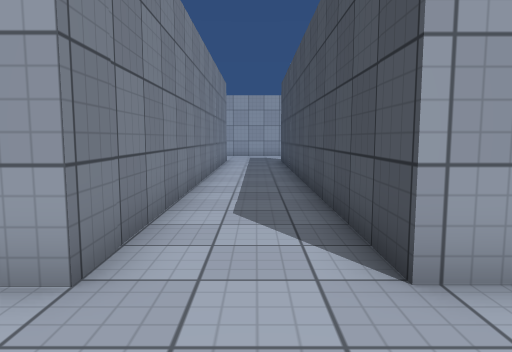
[1] (above)

15 first-person views from a walk through a Unity game level. The camera is 1.2 m above the floor, tilts 6° down and sees 70° across. The floor is counted in squares, 1 m on a side. Each view is taken from the middle of a square. On the plan, view 1 faces up. The plan holds only what a view shows up to about 15 squares ahead; the rest is blank. The place goes on beyond the plan. The player is left out. Surface patterns are stand-ins for the level's own textures.

[2]
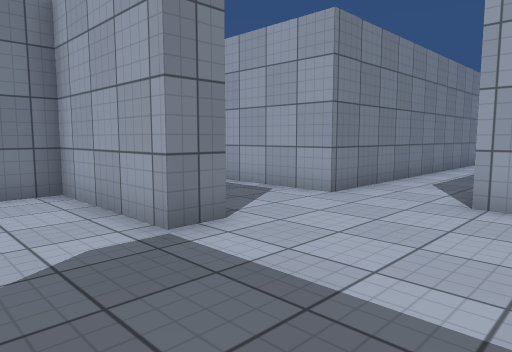

[3]
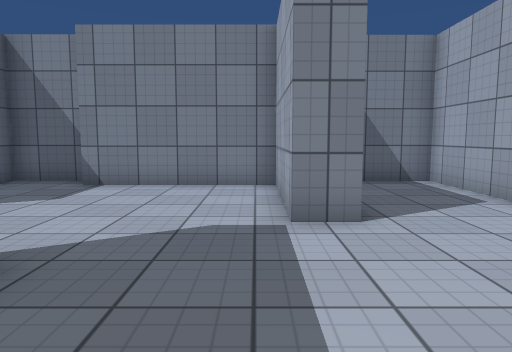

[4]
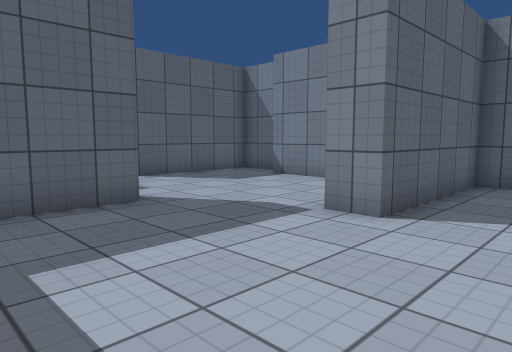

[5]
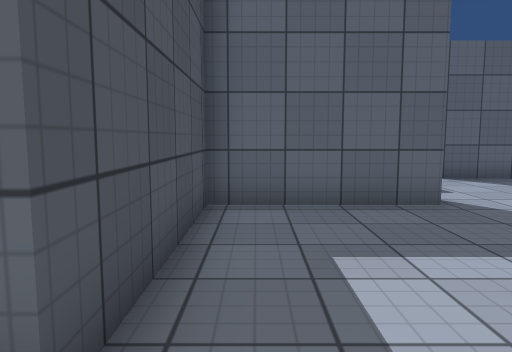

[6]
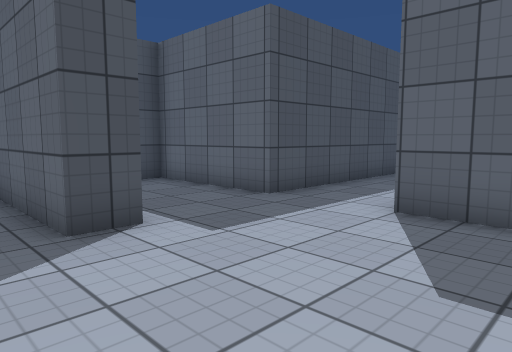

[7]
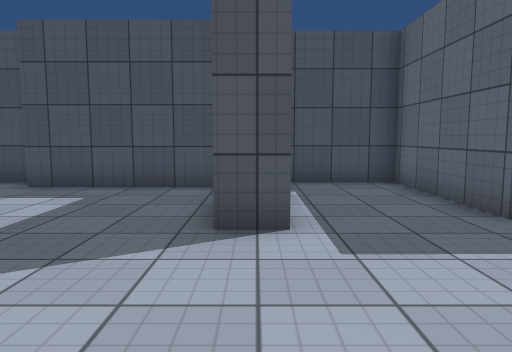

[8]
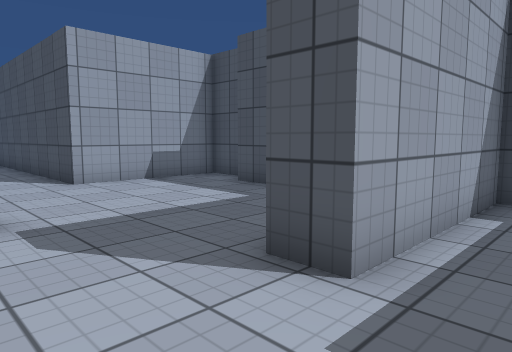

[9]
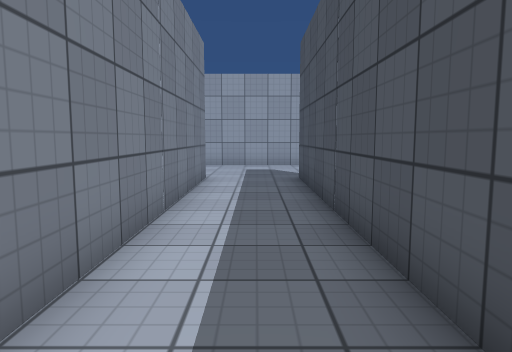

[10]
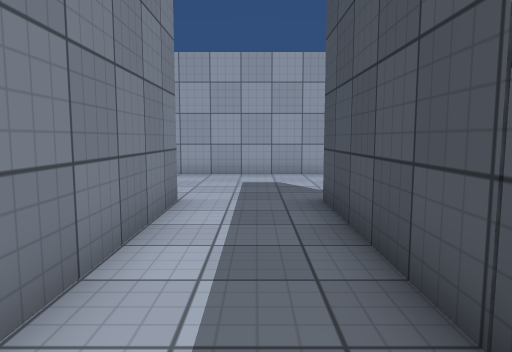

[11]
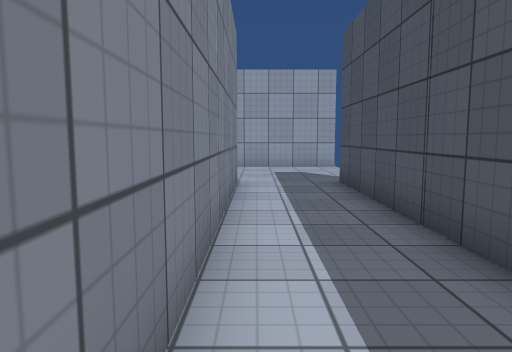

[12]
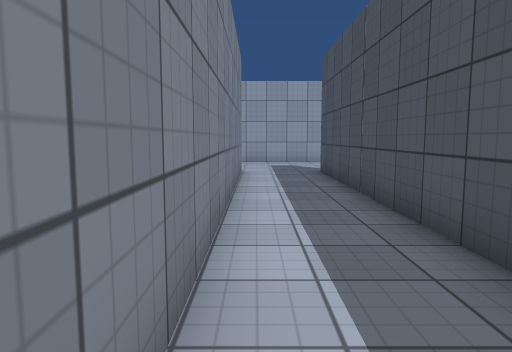

[13]
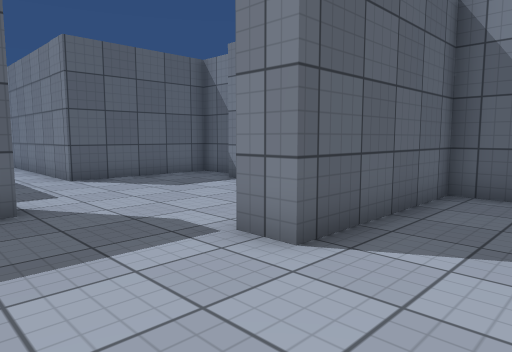

[14]
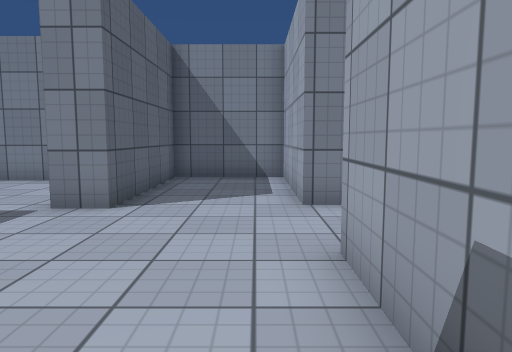

[15]
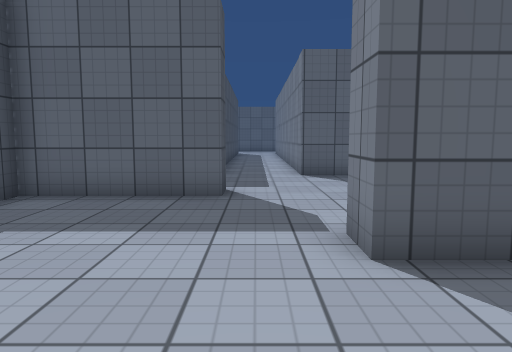

### Floor plan
Points are (right, up) in squares from view 1. A wall is a line through its corners. A room is listed if a view was taken in it or the views show most of it. See-through windows are left out.
Room 1 (views 1, 2, 3, 4, 5, 6, 7, 8, 13, 14)
walls: (-1.5, 2.9) (-6.1, 2.9) (-6.1, -0.5) (-1.1, -0.5) (-1.1, -1.5) (-5.2, -1.5) (-5.2, -6.5); (5.8, 1.1) (5.8, 2.9) (1.3, 2.9); (-6.1, -6.8) (-6.1, -8.7) (-1.5, -8.7) (-1.5, -11.5); (1.3, -11.5) (1.3, -8.7) (5.8, -8.7) (5.8, -5.4) (0.7, -5.4) (0.7, -4.4) (4.9, -4.4) (4.9, 0.6)
ways out: opening at (-0.5, 3) to room 2
Room 2 (views 9, 10, 11, 12, 15)
walls: (-1.5, 19) (-1.5, 2.9); (2.4, 24.1) (-2.6, 24.1); (1.3, 2.9) (1.3, 19)
ways out: opening at (-0.5, 3) to room 1

Where each view was taken, in squares from view 1:
view 1: 0 up, 0 right, facing up
view 2: 4 down, 3 right, facing up-left
view 3: 2 down, 4 right, facing left
view 4: 2 up, 4 right, facing down-left
view 5: 2 up, 4 right, facing down
view 6: 3 down, 4 left, facing down-right
view 7: 5 down, 4 left, facing right
view 8: 7 down, 2 left, facing up-right
view 9: 8 up, 0 right, facing up
view 10: 12 up, 0 right, facing up
view 11: 9 up, 1 left, facing up
view 12: 6 up, 1 left, facing up
view 13: 2 up, 2 right, facing down-left
view 14: 2 up, 5 right, facing left
view 15: 3 up, 0 right, facing down
